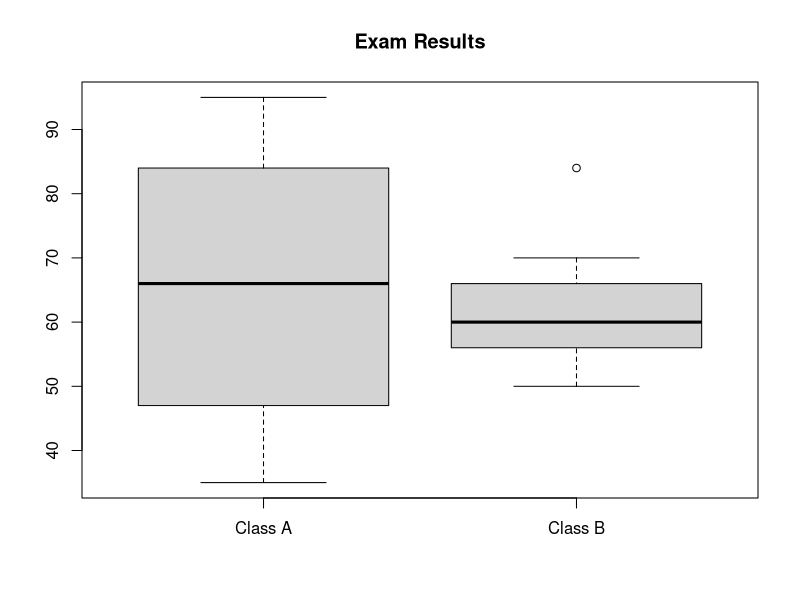

R code for this plot:
# Create vectors with the given exam results
class_a <- c(76, 35, 47, 64, 95, 66, 89, 36, 84)
class_b <- c(51, 56, 84, 60, 59, 70, 63, 66, 50)

# Calculate the mean
mean_a <- mean(class_a)
mean_b <- mean(class_b)
print(paste("Mean of Class A:", mean_a))
print(paste("Mean of Class B:", mean_b))

# Calculate the median
median_a <- median(class_a)
median_b <- median(class_b)
print(paste("Median of Class A:", median_a))
print(paste("Median of Class B:", median_b))

# Calculate the range
range_a <- max(class_a) - min(class_a)
range_b <- max(class_b) - min(class_b)
print(paste("Range of Class A:", range_a))
print(paste("Range of Class B:", range_b))

# Plot the data in a boxplot
boxplot(class_a, class_b, main = "Exam Results", names = c("Class A", "Class B"))
